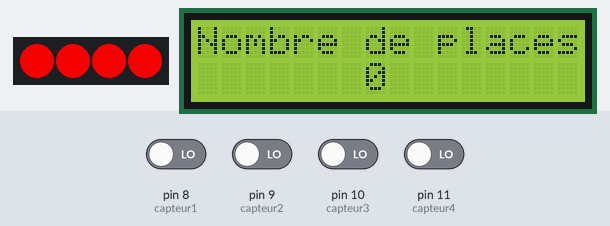
The sketch below on a simulated Arduino Uno, built with avr-gcc and run on an emulated ATmega328P. Shown: 4 RGB LEDs in strip order, left to right, 16×2 character LCD. The test bench sets the inputs (shaded band); at power-on: pin 8 (capteur1), pin 9 (capteur2), pin 10 (capteur3), pin 11 (capteur4) LOW.

Above: at 4.2 s.
4.3 s: pin 8 (capteur1) driven HIGH
At 5.2 s:
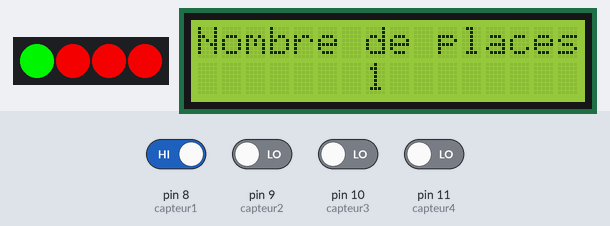
5.8 s: pin 9 (capteur2) driven HIGH
At 6.8 s:
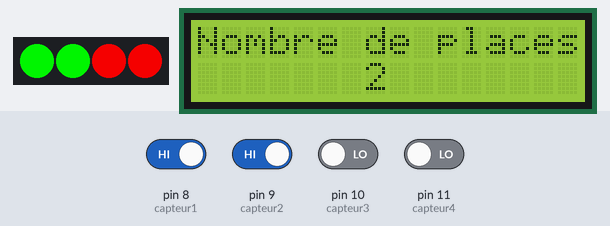
7.3 s: pin 10 (capteur3) driven HIGH
At 7.7 s:
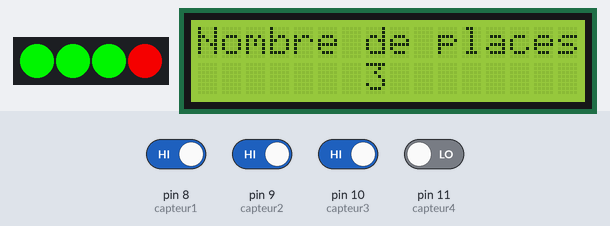
8.8 s: pin 11 (capteur4) driven HIGH
At 9.8 s:
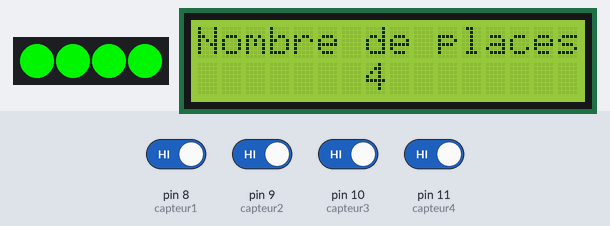
10.3 s: pin 8 (capteur1) driven LOW
At 11.4 s:
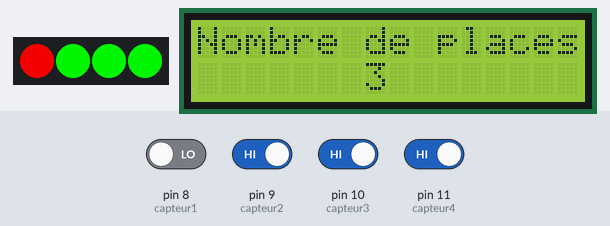
11.8 s: pin 9 (capteur2) driven LOW
At 12.3 s:
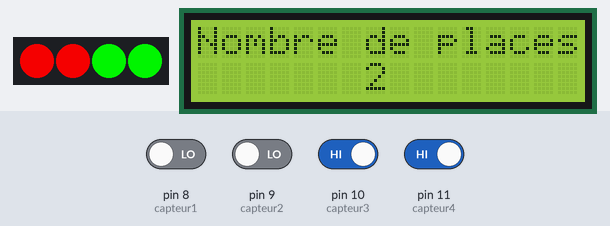
Timing chart, 0 to 14.3 s (numbered marks = the images above; inputs shaded):
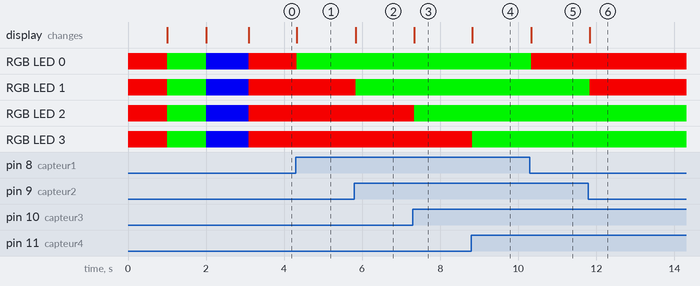

The sketch:

ParkingV2.ino
```cpp
#include <Adafruit_NeoPixel.h>
#include <LiquidCrystal_I2C.h>

//constantes pour le capteur 1
const int capteur1 = 8;
boolean place1 = false;

//constantes pour le capteur 2
const int capteur2 = 9;
boolean place2 = false;

//constantes pour le capteur 3
const int capteur3 = 10;
boolean place3 = false;

//constantes pour le capteur 4
const int capteur4 = 11;
boolean place4 = false;

const int placestotales = 4;
int placesdisponibles = placestotales;

//initialisation des LEDs
Adafruit_NeoPixel LED = Adafruit_NeoPixel(placestotales, 6, NEO_GRB + NEO_KHZ800);

//initialisation de l'écran
LiquidCrystal_I2C lcd(0x26, 16, 2);

void setup() {
  pinMode(capteur1, INPUT);
  pinMode(capteur2, INPUT);
  pinMode(capteur3, INPUT);
  pinMode(capteur4, INPUT);

  LED.begin();

  Serial.begin(9600);

  //vérification du fonctionnement des LEDs
  for(int i = 0; i < 8; i++ ) {LED.setPixelColor(i, 223, 0, 0);}
  LED.show(); //on affiche la couleur rouge
  delay(1000);
  for(int i = 0; i < 8; i++ ) {LED.setPixelColor(i, 0, 223, 0);}
  LED.show(); //on affiche la couleur verte
  delay(1000);
  for(int i = 0; i < 8; i++ ) {LED.setPixelColor(i, 0, 0, 223);}
  LED.show(); //on affiche la couleur bleue
  delay(1000);

  //initialisation de l'écran
  lcd.init();
  lcd.backlight();
  lcd.clear();
}

void foncplace1() {
  if (digitalRead(capteur1) == HIGH) {
    place1 = false;
  }
  else {
    place1 = true;
  }
}

void foncplace2() {
  if (digitalRead(capteur2) == HIGH) {
    place2 = false;
  }
  else {
    place2 = true;
  }
}

void foncplace3() {
  if (digitalRead(capteur3) == HIGH) {
    place3 = false;
  }
  else {
    place3 = true;
  }
}

void foncplace4() {
  if (digitalRead(capteur4) == HIGH) {
    place4 = false;
  }
  else {
    place4 = true;
  }
}

void foncplacesdisponibles() {
  boolean place[placestotales] {0};
  place[0] = place1;
  place[1] = place2;
  place[2] = place3;
  place[3] = place4;

  placesdisponibles = placestotales;
  for (int i=0; i<placestotales; i++) {
    if (place[i] == true) {
      placesdisponibles -= 1;
    }
  }
}

void foncLED() {
  boolean place[placestotales] {0};
  place[0] = place1;
  place[1] = place2;
  place[2] = place3;
  place[3] = place4;

  for (int i=0; i<placestotales; i++){
    if (place[i] == true) {
      LED.setPixelColor(i, 223, 0, 0);
      }
    LED.show();

    if (place[i] == false) {
      LED.setPixelColor(i, 0, 223, 0);
      }
    LED.show();
  }
}

void loop() {
  foncplace1();
  foncplace2();
  foncplace3();
  foncplace4();
  foncplacesdisponibles();
  foncLED();

  /**
  Serial.print("Nombre de places disponibles : ");
  Serial.println(placesdisponibles);
  **/

  lcd.setCursor(0,0);
  lcd.print("Nombre de places");
  lcd.setCursor(7,1);
  lcd.print(placesdisponibles);
}
```

Measured:
- after the input at 4.3 s, RGB LED 0: RGB(223, 0, 0) → RGB(0, 223, 0) at once; the display: changes at once (image 1)
- after the input at 5.8 s, RGB LED 1: RGB(223, 0, 0) → RGB(0, 223, 0) at once; the display: changes at once (image 2)
- after the input at 7.3 s, RGB LED 2: RGB(223, 0, 0) → RGB(0, 223, 0) at once; the display: changes at once (image 3)
- after the input at 8.8 s, RGB LED 3: RGB(223, 0, 0) → RGB(0, 223, 0) at once; the display: changes at once (image 4)
- after the input at 10.3 s, RGB LED 0: RGB(0, 223, 0) → RGB(223, 0, 0) at once; the display: changes at once (image 5)
- after the input at 11.8 s, RGB LED 1: RGB(0, 223, 0) → RGB(223, 0, 0) at once; the display: changes at once (image 6)
